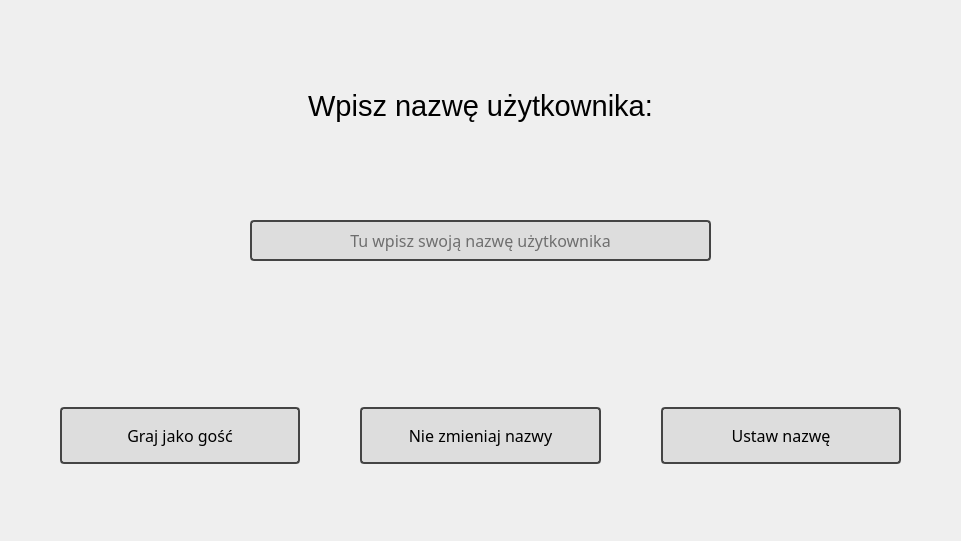
   <widget class="QWidget" name="UzytkownikWidget" native="true">
    <property name="geometry">
     <rect>
      <x>0</x>
      <y>-1</y>
      <width>961</width>
      <height>541</height>
     </rect>
    </property>
    <widget class="QLabel" name="WpiszNazweLbl">
     <property name="geometry">
      <rect>
       <x>0</x>
       <y>70</y>
       <width>961</width>
       <height>71</height>
      </rect>
     </property>
     <property name="font">
      <font>
       <pointsize>22</pointsize>
      </font>
     </property>
     <property name="text">
      <string>Wpisz nazwę użytkownika:</string>
     </property>
     <property name="alignment">
      <set>Qt::AlignCenter</set>
     </property>
    </widget>
    <widget class="QLineEdit" name="WpiszNazweLine">
     <property name="geometry">
      <rect>
       <x>0</x>
       <y>220</y>
       <width>961</width>
       <height>41</height>
      </rect>
     </property>
     <property name="font">
      <font>
       <family>sans-serif</family>
       <pointsize>-1</pointsize>
      </font>
     </property>
     <property name="styleSheet">
      <string notr="true">QLineEdit{
display: inline-block;
background-color: #ddd;
margin-right: 250px;
margin-left: 250px;
font-family: sans-serif, Arial;
font-size: 16px;
border: 2px solid #444;
border-radius: 4px;
}</string>
     </property>
     <property name="maxLength">
      <number>25</number>
     </property>
     <property name="alignment">
      <set>Qt::AlignCenter</set>
     </property>
     <property name="placeholderText">
      <string>Tu wpisz swoją nazwę użytkownika</string>
     </property>
     <property name="clearButtonEnabled">
      <bool>false</bool>
     </property>
    </widget>
    <widget class="QWidget" name="PrzyciskiUzytkownikWidget" native="true">
     <property name="geometry">
      <rect>
       <x>0</x>
       <y>390</y>
       <width>961</width>
       <height>91</height>
      </rect>
     </property>
     <layout class="QHBoxLayout" name="horizontalLayout_3">
      <property name="spacing">
       <number>60</number>
      </property>
      <property name="leftMargin">
       <number>60</number>
      </property>
      <property name="rightMargin">
       <number>60</number>
      </property>
      <item>
       <widget class="QPushButton" name="JakoGoscBtn">
        <property name="styleSheet">
         <string notr="true">QPushButton{
display: inline-block;
background-color: #ddd;
padding: 15px 20px;
font-family: sans-serif, Arial;
font-size: 16px;
border: 2px solid #444;
border-radius: 4px;
}

QPushButton:hover:!pressed
{
background-color: #dfd;
}

QPushButton:pressed
{
border: 2px dashed #444;  
}

</string>
        </property>
        <property name="text">
         <string>Graj jako gość</string>
        </property>
       </widget>
      </item>
      <item>
       <widget class="QPushButton" name="NieZmieniajNazwyBtn">
        <property name="styleSheet">
         <string notr="true">QPushButton{
display: inline-block;
background-color: #ddd;
padding: 15px 20px;
font-family: sans-serif, Arial;
font-size: 16px;
border: 2px solid #444;
border-radius: 4px;
}

QPushButton:hover:!pressed
{
background-color: #dfd;
}

QPushButton:pressed
{
border: 2px dashed #444;  
}

</string>
        </property>
        <property name="text">
         <string>Nie zmieniaj nazwy</string>
        </property>
       </widget>
      </item>
      <item>
       <widget class="QPushButton" name="UstawNazweBtn">
        <property name="styleSheet">
         <string notr="true">QPushButton{
display: inline-block;
background-color: #ddd;
padding: 15px 20px;
font-family: sans-serif, Arial;
font-size: 16px;
border: 2px solid #444;
border-radius: 4px;
}

QPushButton:hover:!pressed
{
background-color: #dfd;
}

QPushButton:pressed
{
border: 2px dashed #444;  
}

</string>
        </property>
        <property name="text">
         <string>Ustaw nazwę</string>
        </property>
       </widget>
      </item>
     </layout>
    </widget>
    <widget class="QLabel" name="WiadomoscUzytkownik">
     <property name="geometry">
      <rect>
       <x>0</x>
       <y>290</y>
       <width>961</width>
       <height>61</height>
      </rect>
     </property>
     <property name="font">
      <font>
       <pointsize>16</pointsize>
      </font>
     </property>
     <property name="text">
      <string/>
     </property>
     <property name="alignment">
      <set>Qt::AlignCenter</set>
     </property>
    </widget>
   </widget>
